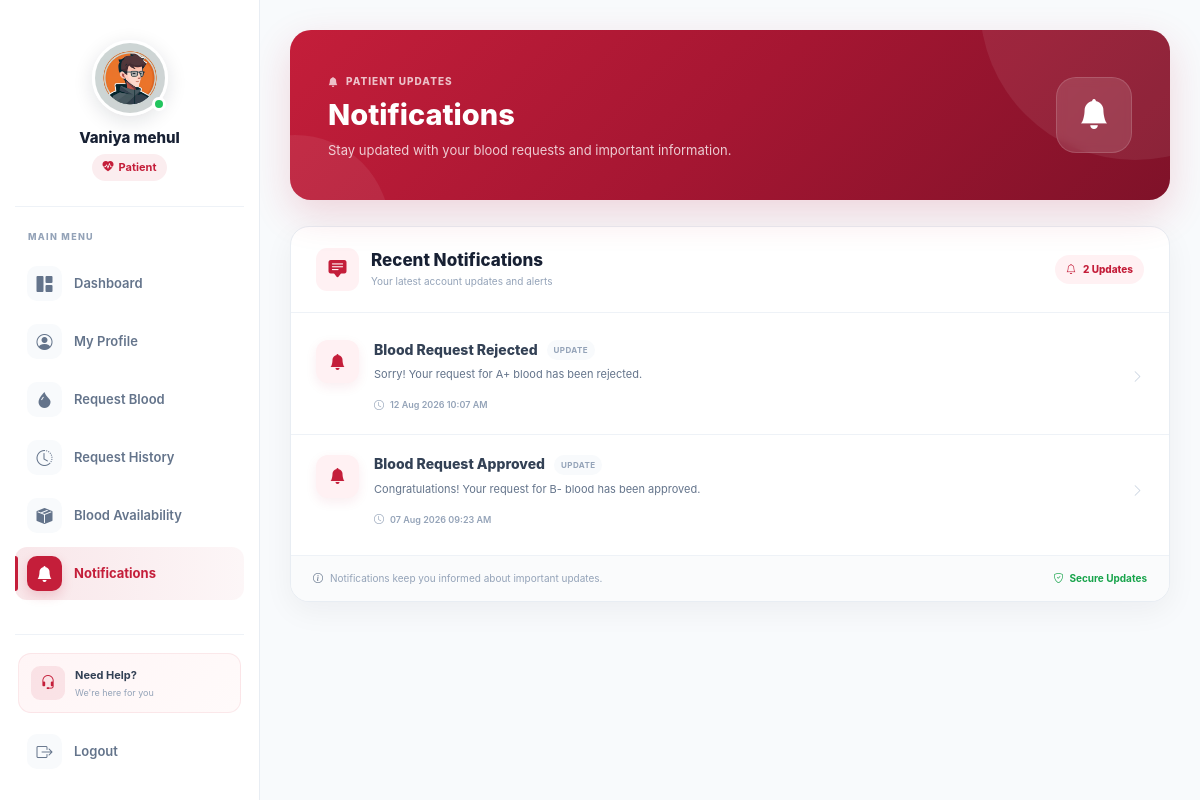
/patient/notifications/ (signed in), run on the app's committed database.
### patient/models.py (models this page shows, shortened)
class Patient(models.Model):
    profile_photo = models.ImageField(
    upload_to="profiles/",
    blank=True,
    null=True
)
    GENDER = (
        ('Male', 'Male'),
        ('Female', 'Female'),
        ('Other', 'Other'),
    )
    BLOOD_GROUPS = (
        ('A+', 'A+'),
        ('A-', 'A-'),
        ('B+', 'B+'),
        ('B-', 'B-'),
        ('AB+', 'AB+'),
        ('AB-', 'AB-'),
        ('O+', 'O+'),
        ('O-', 'O-'),
    )
    STATUS = (
        ('Pending', 'Pending'),
        ('Approved', 'Approved'),
        ('Rejected', 'Rejected'),
    )
    user = models.OneToOneField(User, on_delete=models.CASCADE)
    age = models.PositiveIntegerField()
    gender = models.CharField(
        max_length=10,
        choices=GENDER
    )
    blood_group = models.CharField(
        max_length=5,
        choices=BLOOD_GROUPS
    )
    address = models.TextField()
    city = models.CharField(max_length=50)
    phone = models.CharField(max_length=15)
    state = models.CharField(max_length=100)
    status = models.CharField(
        max_length=10,
        choices=STATUS,
        default="Pending"
    )

### accounts/models.py (models this page shows, shortened)
class Notification(models.Model):
    TYPES = (
        ("donation", "Donation"),
        ("blood", "Blood Request"),
        ("contact", "Contact"),
        ("system", "System"),
    )
    user = models.ForeignKey(
        User,
        on_delete=models.CASCADE,
        related_name="notifications"
    )
    title = models.CharField(max_length=200)
    message = models.TextField()
    notification_type = models.CharField(
        max_length=20,
        choices=TYPES,
        default="system"
    )
    is_read = models.BooleanField(default=False)
    created_at = models.DateTimeField(auto_now_add=True)
    class Meta:
        ordering = ["-created_at"]

### patient/views.py (the view)
# urls.py: path("notifications/",views.patient_notifications,name="patient_notifications",),
@login_required
def patient_notifications(request):
    notifications = Notification.objects.filter(
        user=request.user
    ).order_by("-created_at")
    Notification.objects.filter(
        user=request.user,
        is_read=False
    ).update(is_read=True)
    return render(
        request,
        "patient/notifications.html",
        {
            "notifications": notifications
        }
    )

### accounts/context_processors.py (called while the page is built)
def notification_count(request):
    if request.user.is_authenticated:
        count = Notification.objects.filter(
            user=request.user,
            is_read=False
        ).count()
        return {
            "notification_count": count
        }
    return {
        "notification_count": 0
    }

def contact_message_count(request):
    unread_count = ContactMessage.objects.filter(is_read=False).count()
    return {
        "contact_message_count": unread_count
    }

### donor/context_processors.py (called while the page is built)
def donor_data(request):
    donor = None
    if request.user.is_authenticated:
        try:
            donor = Donor.objects.get(user=request.user)
        except Donor.DoesNotExist:
            donor = None
    return {
        "donor": donor
    }

### lifeserve/offline_translation.py (called while the page is built)
    def __call__(self, request):
        response = self.get_response(request)
        if request.LANGUAGE_CODE != 'hi' or response.get('Content-Type', '').split(';')[0] != 'text/html':
            return response
        if not response.streaming:
            response.content = translate_html(response.content.decode(response.charset or 'utf-8')).encode(response.charset or 'utf-8')
            response.headers.pop('Content-Length', None)
        return response

### patient/context_processors.py (called while the page is built)
def patient_data(request):
    if request.user.is_authenticated:
        patient = Patient.objects.filter(user=request.user).first()
        return {
            "patient": patient
        }
    return {}

### lifeserve/templates/patient/notifications.html (shortened to what this page needs)
{% extends "patient/base.html" %}
{% load static %}
{% block content %}
<div class="notifications-page">
    <div class="notifications-header">
        <div class="notifications-header-content">
            <span class="notifications-eyebrow">
                <i class="bi bi-bell-fill"></i>
                Patient Updates
            </span>
            <h1>
                Notifications
            </h1>
            <p>
                Stay updated with your blood requests and important information.
            </p>
        </div>
        <div class="notifications-header-icon">
            <i class="bi bi-bell-fill"></i>
        </div>
    </div>
    <div class="notifications-card">
        <div class="notifications-card-header">
            <div class="notifications-heading">
                <div class="notifications-icon">
                    <i class="bi bi-chat-square-text-fill"></i>
                </div>
                <div>
                    <h2>
                        Recent Notifications
                    </h2>
                    <p>
                        Your latest account updates and alerts
                    </p>
                </div>
            </div>
            {% if notifications %}
            <div class="notification-count">
                <i class="bi bi-bell"></i>
                {{ notifications|length }} Updates
            </div>
            {% endif %}
        </div>
        <div class="notification-list">
            {% for n in notifications %}
            <div class="notification-item">
                <div class="notification-item-icon">
                    <i class="bi bi-bell-fill"></i>
                </div>
                <div class="notification-content">
                    <div class="notification-top">
                        <h3>
                            {{ n.title }}
                        </h3>
                        <span class="notification-new">
                            Update
                        </span>
                    </div>
                    <p>
                        {{ n.message }}
                    </p>
                    <div class="notification-time">
                        <i class="bi bi-clock"></i>
                        {{ n.created_at|date:"d M Y h:i A" }}
                    </div>
                </div>
                <div class="notification-arrow">
                    <i class="bi bi-chevron-right"></i>
                </div>
            </div>
            {% endfor %}
        </div>
        {% if notifications %}
        <div class="notifications-footer">
            <div class="notification-footer-info">
                <i class="bi bi-info-circle"></i>
                <span>
                    Notifications keep you informed about important updates.
                </span>
            </div>
            <div class="secure-notifications">
                <i class="bi bi-shield-check"></i>
                Secure Updates
            </div>
        </div>
        {% endif %}
    </div>
</div>
{% endblock %}

### lifeserve/templates/patient/sidebar.html (shortened to what this page needs)
{% load static %}
<div class="patient-sidebar-content">
    <div class="patient-profile">
        <div class="patient-avatar-wrapper">
            {% if patient.profile_photo %}
                <img
                    src="{{ patient.profile_photo.url }}"
                    class="patient-profile-img"
                    alt="Profile">
            {% else %}
                <div class="patient-profile-fallback" aria-label="Patient profile image missing">
                    {{ request.user.first_name|default:request.user.username|slice:":1"|upper }}
                </div>
            {% endif %}
            <span class="patient-online-dot"></span>
        </div>
        <h4>
            {{ request.user.get_full_name|default:request.user.username }}
        </h4>
        <span class="patient-role">
            <i class="bi bi-heart-pulse-fill"></i>
            Patient
        </span>
    </div>
    <nav class="patient-menu">
        <div class="patient-menu-label">
            MAIN MENU
        </div>
        <a
            href="{% url 'patient_dashboard' %}"
            class="patient-sidebar-link {% if request.resolver_match.url_name == 'patient_dashboard' %}active{% endif %}">
            <span class="patient-link-icon">
                <i class="bi bi-grid-1x2-fill"></i>
            </span>
            <span class="patient-link-text">
                Dashboard
            </span>
        </a>
        <a
            href="{% url 'patient_profile' %}"
            class="patient-sidebar-link {% if request.resolver_match.url_name == 'patient_profile' %}active{% endif %}">
            <span class="patient-link-icon">
                <i class="bi bi-person-circle"></i>
            </span>
            <span class="patient-link-text">
                My Profile
            </span>
        </a>
        <a
            href="{% url 'blood_request' %}"
            class="patient-sidebar-link {% if request.resolver_match.url_name == 'blood_request' %}active{% endif %}">
            <span class="patient-link-icon">
                <i class="bi bi-droplet-fill"></i>
            </span>
            <span class="patient-link-text">
                Request Blood
            </span>
        </a>
        <a
            href="{% url 'blood_request_history' %}"
            class="patient-sidebar-link {% if request.resolver_match.url_name == 'blood_request_history' %}active{% endif %}">
            <span class="patient-link-icon">
                <i class="bi bi-clock-history"></i>
            </span>
            <span class="patient-link-text">
                Request History
            </span>
        </a>
        <a
            href="{% url 'blood_availability' %}"
            class="patient-sidebar-link {% if request.resolver_match.url_name == 'blood_availability' %}active{% endif %}">
            <span class="patient-link-icon">
                <i class="bi bi-box-seam-fill"></i>
            </span>
            <span class="patient-link-text">
                Blood Availability
            </span>
        </a>
        <a
            href="{% url 'patient_notifications' %}"
            class="patient-sidebar-link patient-notification-link {% if request.resolver_match.url_name == 'patient_notifications' %}active{% endif %}">
            <span class="patient-link-icon">
                <i class="bi bi-bell-fill"></i>
            </span>
            <span class="patient-link-text">
                Notifications
            </span>
        </a>
    </nav>
    <div class="patient-sidebar-bottom">
        <div class="patient-support-box">
            <div class="support-icon">
                <i class="bi bi-headset"></i>
            </div>
            <div>
                <strong>Need Help?</strong>
                <small>We're here for you</small>
            </div>
        </div>
        <a
            href="{% url 'logout' %}"
            class="patient-sidebar-link patient-logout">
            <span class="patient-link-icon">
                <i class="bi bi-box-arrow-right"></i>
            </span>
            <span class="patient-link-text">
                Logout
            </span>
        </a>
    </div>
</div>

### lifeserve/static/css/patient-base.css (style rules this page uses)
:root { --patient-primary: #c41e3a; --patient-primary-dark: #a51632; --patient-primary-light: #fff1f3; --patient-bg: #f8fafc; --patient-card: #ffffff; --patient-text: #172033; --patient-text-secondary: #64748b; --patient-text-muted: #94a3b8; --patient-border: #e8edf3; --patient-sidebar-width: 260px; --patient-shadow: 0 10px 35px rgba(15, 23, 42, 0.06); }
* { box-sizing: border-box; }
html { scroll-behavior: smooth; }
body { margin: 0; min-height: 100vh; background: var(--patient-bg); color: var(--patient-text); font-family: Inter, "Segoe UI", Roboto, Helvetica, Arial, sans-serif; font-size: 14px; -webkit-font-smoothing: antialiased; }

### lifeserve/static/css/patient-sidebar.css (style rules this page uses)
.patient-sidebar-content { width: 100%; min-height: 100%; display: flex; flex-direction: column; padding: 22px 15px; background: #ffffff; color: #334155; }
.patient-profile { padding: 18px 10px 25px; text-align: center; border-bottom: 1px solid #eef2f7; margin-bottom: 18px; }
.patient-avatar-wrapper { position: relative; width: 76px; height: 76px; margin: 0 auto 13px; }
.patient-profile-img { width: 76px; height: 76px; object-fit: cover; border-radius: 50%; border: 3px solid #ffffff; box-shadow: 0 5px 20px rgba(15, 23, 42, 0.12); }
.patient-online-dot { position: absolute; right: 2px; bottom: 5px; width: 14px; height: 14px; border-radius: 50%; background: #22c55e; border: 3px solid #ffffff; }
.patient-profile h4 { margin: 0 0 7px; color: #172033; font-size: 15px; font-weight: 800; word-break: break-word; }
.patient-role { display: inline-flex; align-items: center; gap: 5px; padding: 5px 11px; border-radius: 20px; background: rgba(196, 30, 58, 0.08); color: #c41e3a; font-size: 11px; font-weight: 700; }
.patient-menu { display: flex; flex-direction: column; gap: 5px; }
.patient-menu-label { padding: 5px 13px 9px; color: #94a3b8; font-size: 9px; font-weight: 800; letter-spacing: 1.3px; }
.patient-sidebar-link { position: relative; min-height: 48px; display: flex; align-items: center; gap: 12px; padding: 9px 12px; border-radius: 12px; color: #64748b; text-decoration: none; font-size: 13px; font-weight: 600; transition: background 0.2s ease, color 0.2s ease, transform 0.2s ease; }
.patient-link-icon { width: 35px; height: 35px; flex-shrink: 0; display: flex; align-items: center; justify-content: center; border-radius: 10px; background: #f8fafc; color: #64748b; font-size: 16px; transition: all 0.2s ease; }
.patient-sidebar-link.active { background: linear-gradient( 90deg, rgba(196, 30, 58, 0.11), rgba(196, 30, 58, 0.04) ); color: #c41e3a; font-weight: 700; }
.patient-sidebar-link.active::before { content: ""; position: absolute; left: 0; top: 9px; bottom: 9px; width: 3px; border-radius: 0 5px 5px 0; background: #c41e3a; }
.patient-sidebar-link.active .patient-link-icon { background: #c41e3a; color: #ffffff; box-shadow: 0 5px 12px rgba(196, 30, 58, 0.18); }
.patient-notification-link { padding-right: 9px; }
.patient-sidebar-bottom { margin-top: auto; padding-top: 18px; border-top: 1px solid #eef2f7; }
.patient-support-box { display: flex; align-items: center; gap: 10px; margin: 0 3px 12px; padding: 12px; border-radius: 13px; background: linear-gradient( 135deg, #fff5f6, #fffafa ); border: 1px solid rgba(196, 30, 58, 0.08); }
.support-icon { width: 34px; height: 34px; flex-shrink: 0; display: flex; align-items: center; justify-content: center; border-radius: 9px; background: rgba(196, 30, 58, 0.09); color: #c41e3a; font-size: 15px; }
.patient-support-box strong { display: block; color: #334155; font-size: 11px; font-weight: 700; }
.patient-support-box small { display: block; margin-top: 2px; color: #94a3b8; font-size: 9px; }
.patient-sidebar-link.patient-logout { color: #64748b; }

### data on the page
Patient: profile_photo (picture)
Notification: title "Blood Request Rejected", message "Sorry! Your request for A+ blood has been rejected.", created_at "12 Aug 2026 10:07 AM"
Notification: title "Blood Request Approved", message "Congratulations! Your request for B- blood has been approved.", created_at "07 Aug 2026 09:23 AM"

### other printed values
{{ request.user.get_full_name|default:request.user.username }} "Vaniya mehul"
{{ notifications|length }} "2"
